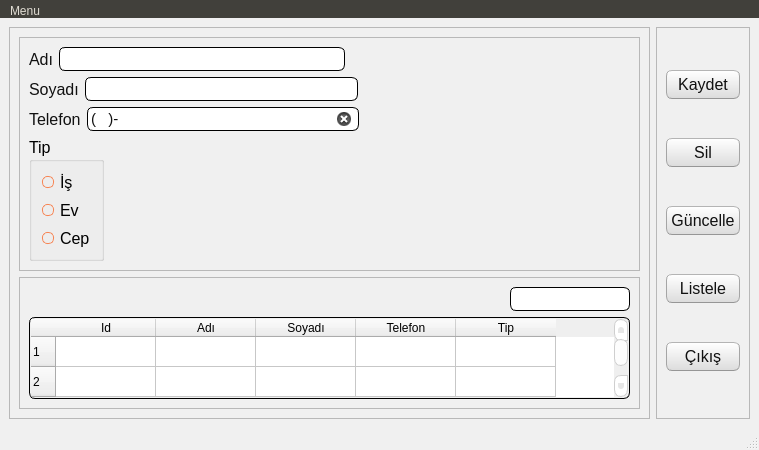
<?xml version="1.0" encoding="UTF-8"?>
<ui version="4.0">
 <class>TelefonRehberim</class>
 <widget class="QMainWindow" name="TelefonRehberim">
  <property name="geometry">
   <rect>
    <x>0</x>
    <y>0</y>
    <width>759</width>
    <height>450</height>
   </rect>
  </property>
  <property name="windowTitle">
   <string>Telefon Rehberi</string>
  </property>
  <property name="windowIcon">
   <iconset resource="ikonlarim.qrc">
    <normaloff>:/ikon/phone-40.png</normaloff>:/ikon/phone-40.png</iconset>
  </property>
  <property name="styleSheet">
   <string notr="true">
QMainWindow {
	background-color:#f0f0f0;
}
QCheckBox {
	padding:2px;
}
QCheckBox:hover {
	border-radius:4px;
	border-style:solid;
	border-width:1px;
	padding-left: 1px;
	padding-right: 1px;
	padding-bottom: 1px;
	padding-top: 1px;
	border-color: rgb(255,150,60);
	background-color:qlineargradient(spread:pad, x1:0.5, y1:1, x2:0.5, y2:0, stop:0 rgba(190, 90, 50, 50), stop:1 rgba(250, 130, 40, 50));
}
QCheckBox::indicator:checked {
	border-radius:4px;
	border-style:solid;
	border-width:1px;
	border-color: rgb(246, 134, 86);
  	background-color:rgb(246, 134, 86)
}
QCheckBox::indicator:unchecked {
	border-radius:4px;
	border-style:solid;
	border-width:1px;
	border-color:rgb(246, 134, 86);
  	background-color:rgb(255,255,255);
}
QColorDialog {
	background-color:#f0f0f0;
}
QComboBox {
	color:rgb(81,72,65);
	background: #ffffff;
}
QComboBox:editable {
	background: #ffffff;
	color: rgb(81,72,65);
	selection-color:rgb(81,72,65);
	selection-background-color: #ffffff;
}
QComboBox QAbstractItemView {
	color:rgb(81,72,65);	
	background: #ffffff;
	selection-color: #ffffff;
	selection-background-color: rgb(246, 134, 86);
}
QComboBox:!editable:on, QComboBox::drop-down:editable:on {
	color:  #1e1d23;	
	background: #ffffff;
}
QDateTimeEdit {
	color:rgb(81,72,65);
	background-color: #ffffff;
}
QDateEdit {
	color:rgb(81,72,65);
	background-color: #ffffff;
}
QDialog {
	background-color:#f0f0f0;
}
QDoubleSpinBox {
	color:rgb(81,72,65);
	background-color: #ffffff;
}
QFontComboBox {
	color:rgb(81,72,65);
	background-color: #ffffff;
}
QLabel {
	color:rgb(17,17,17);
}
QLineEdit {
	background-color:rgb(255,255,255);
	selection-background-color:rgb(236,116,64);
	color:rgb(17,17,17);
}
QMenuBar {
	color:rgb(223,219,210);
	background-color:rgb(65,64,59);
}
QMenuBar::item {
	padding-top:4px;
	padding-left:4px;
	padding-right:4px;
	color:rgb(223,219,210);
	background-color:rgb(65,64,59);
}
QMenuBar::item:selected {
	color:rgb(255,255,255);
	padding-top:2px;
	padding-left:2px;
	padding-right:2px;
	border-top-width:2px;
	border-left-width:2px;
	border-right-width:2px;
	border-top-right-radius:4px;
	border-top-left-radius:4px;
	border-style:solid;
	background-color:rgb(65,64,59);
	border-top-color: rgb(47,47,44);
	border-right-color: qlineargradient(spread:pad, x1:0, y1:1, x2:1, y2:0, stop:0 rgba(90, 87, 78, 255), stop:1 rgba(47,47,44, 255));
	border-left-color:  qlineargradient(spread:pad, x1:1, y1:0, x2:0, y2:0, stop:0 rgba(90, 87, 78, 255), stop:1 rgba(47,47,44, 255));
}
QMenu {
	color:rgb(223,219,210);
	background-color:rgb(65,64,59);
}
QMenu::item {
	color:rgb(223,219,210);
	padding-left:20px;
	padding-top:4px;
	padding-bottom:4px;
	padding-right:10px;
}
QMenu::item:selected {
	color:rgb(255,255,255);
	background-color: qlineargradient(spread:pad, x1:0.5, y1:1, x2:0.5, y2:0, stop:0 rgba(225, 108, 54, 255), stop:1 rgba(246, 134, 86, 255));
	border-style:solid;
	border-width:3px;
	padding-left:17px;
	padding-top:4px;
	padding-bottom:4px;
	padding-right:7px;
	border-bottom-color:qlineargradient(spread:pad, x1:0.5, y1:1, x2:0.5, y2:0, stop:0 rgba(175,85,48,255), stop:1 rgba(236,114,67, 255));
	border-top-color:qlineargradient(spread:pad, x1:0.5, y1:1, x2:0.5, y2:0, stop:0 rgba(253,156,113,255), stop:1 rgba(205,90,46, 255));
	border-right-color:qlineargradient(spread:pad, x1:0, y1:0.5, x2:1, y2:0.5, stop:0 rgba(253,156,113,255), stop:1 rgba(205,90,46, 255));
	border-left-color:qlineargradient(spread:pad, x1:1, y1:0.5, x2:0, y2:0.5, stop:0 rgba(253,156,113,255), stop:1 rgba(205,90,46, 255));
}
QPlainTextEdit {
	border-width: 1px;
	border-style: solid;
	border-color:transparent;
	color:rgb(17,17,17);
	selection-background-color:rgb(236,116,64);
}
QProgressBar {
	text-align: center;
	color: rgb(0, 0, 0);
	border-width: 1px; 
	border-radius: 10px;
	border-style: inset;
	border-color: rgb(150,150,150);
	background-color:rgb(221,221,219);
}
QProgressBar::chunk:horizontal {
	background-color: qlineargradient(spread:pad, x1:0.5, y1:1, x2:0.5, y2:0, stop:0 rgba(225, 108, 54, 255), stop:1 rgba(246, 134, 86, 255));
	border-style: solid;
	border-radius:8px;
	border-width:1px;
	border-bottom-color:qlineargradient(spread:pad, x1:0.5, y1:1, x2:0.5, y2:0, stop:0 rgba(175,85,48,255), stop:1 rgba(236,114,67, 255));
	border-top-color:qlineargradient(spread:pad, x1:0.5, y1:1, x2:0.5, y2:0, stop:0 rgba(253,156,113,255), stop:1 rgba(205,90,46, 255));
	border-right-color:qlineargradient(spread:pad, x1:0, y1:0.5, x2:1, y2:0.5, stop:0 rgba(253,156,113,255), stop:1 rgba(205,90,46, 255));
	border-left-color:qlineargradient(spread:pad, x1:1, y1:0.5, x2:0, y2:0.5, stop:0 rgba(253,156,113,255), stop:1 rgba(205,90,46, 255));
}
QPushButton{
	color:rgb(17,17,17);
	border-width: 1px;
	border-radius: 6px;
	border-bottom-color: rgb(150,150,150);
	border-right-color: rgb(165,165,165);
	border-left-color: rgb(165,165,165);
	border-top-color: rgb(180,180,180);
	border-style: solid;
	padding: 4px;
	background-color: qlineargradient(spread:pad, x1:0.5, y1:1, x2:0.5, y2:0, stop:0 rgba(220, 220, 220, 255), stop:1 rgba(255, 255, 255, 255));
}
QPushButton:hover{
	color:rgb(17,17,17);
	border-width: 1px;
	border-radius:6px;
	border-top-color: rgb(255,150,60);
	border-right-color: qlineargradient(spread:pad, x1:0, y1:1, x2:1, y2:0, stop:0 rgba(200, 70, 20, 255), stop:1 rgba(255,150,60, 255));
	border-left-color:  qlineargradient(spread:pad, x1:1, y1:0, x2:0, y2:0, stop:0 rgba(200, 70, 20, 255), stop:1 rgba(255,150,60, 255));
	border-bottom-color: rgb(200,70,20);
	border-style: solid;
	padding: 2px;
	background-color: qlineargradient(spread:pad, x1:0.5, y1:1, x2:0.5, y2:0, stop:0 rgba(220, 220, 220, 255), stop:1 rgba(255, 255, 255, 255));
}
QPushButton:default{
	color:rgb(17,17,17);
	border-width: 1px;
	border-radius:6px;
	border-top-color: rgb(255,150,60);
	border-right-color: qlineargradient(spread:pad, x1:0, y1:1, x2:1, y2:0, stop:0 rgba(200, 70, 20, 255), stop:1 rgba(255,150,60, 255));
	border-left-color:  qlineargradient(spread:pad, x1:1, y1:0, x2:0, y2:0, stop:0 rgba(200, 70, 20, 255), stop:1 rgba(255,150,60, 255));
	border-bottom-color: rgb(200,70,20);
	border-style: solid;
	padding: 2px;
	background-color: qlineargradient(spread:pad, x1:0.5, y1:1, x2:0.5, y2:0, stop:0 rgba(220, 220, 220, 255), stop:1 rgba(255, 255, 255, 255));
}
QPushButton:pressed{
	color:rgb(17,17,17);
	border-width: 1px;
	border-radius: 6px;
	border-width: 1px;
	border-top-color: rgba(255,150,60,200);
	border-right-color: qlineargradient(spread:pad, x1:0, y1:1, x2:1, y2:0, stop:0 rgba(200, 70, 20, 255), stop:1 rgba(255,150,60, 200));
	border-left-color:  qlineargradient(spread:pad, x1:1, y1:0, x2:0, y2:0, stop:0 rgba(200, 70, 20, 255), stop:1 rgba(255,150,60, 200));
	border-bottom-color: rgba(200,70,20,200);
	border-style: solid;
	padding: 2px;
	background-color: qlineargradient(spread:pad, x1:0.5, y1:0, x2:0.5, y2:1, stop:0 rgba(220, 220, 220, 255), stop:1 rgba(255, 255, 255, 255));
}
QPushButton:disabled{
	color:rgb(174,167,159);
	border-width: 1px;
	border-radius: 6px;
	background-color: qlineargradient(spread:pad, x1:0.5, y1:1, x2:0.5, y2:0, stop:0 rgba(200, 200, 200, 255), stop:1 rgba(230, 230, 230, 255));
}
QRadioButton {
	padding: 1px;
}
QRadioButton::indicator:checked {
	height: 10px;
	width: 10px;
	border-style:solid;
	border-radius:5px;
	border-width: 1px;
	border-color: rgba(246, 134, 86, 255);
	color: #a9b7c6;
	background-color:rgba(246, 134, 86, 255);
}
QRadioButton::indicator:!checked {
	height: 10px;
	width: 10px;
	border-style:solid;
	border-radius:5px;
	border-width: 1px;
	border-color: rgb(246, 134, 86);
	color: #a9b7c6;
	background-color: transparent;
}
QScrollArea {
	color: #FFFFFF;
	background-color:#f0f0f0;
}
QSlider::groove {
	border-style: solid;
	border-width: 1px;
	border-color: rgb(207,207,207);
}
QSlider::groove:horizontal {
	height: 5px;
	background: rgb(246, 134, 86);
}
QSlider::groove:vertical {
	width: 5px;
	background: rgb(246, 134, 86);
}
QSlider::handle:horizontal {
	background: rgb(253,253,253);
	border-style: solid;
	border-width: 1px;
	border-color: rgb(207,207,207);
	width: 12px;
	margin: -5px 0;
	border-radius: 7px;
}
QSlider::handle:vertical {
	background: rgb(253,253,253);
	border-style: solid;
	border-width: 1px;
	border-color: rgb(207,207,207);
	height: 12px;
	margin: 0 -5px;
	border-radius: 7px;
}
QSlider::add-page:horizontal {
 	background: white;
}
QSlider::add-page:vertical {
	background: white;
}
QSlider::sub-page:horizontal {
	background: rgb(246, 134, 86);
}
QSlider::sub-page:vertical {
  	background: rgb(246, 134, 86);
}
QStatusBar {
	color:rgb(81,72,65);
}
QSpinBox {
	color:rgb(81,72,65);
	background-color: #ffffff;
}
QScrollBar:horizontal {
	max-height: 20px;
	border: 1px transparent grey;
	margin: 0px 20px 0px 20px;
}
QScrollBar::handle:horizontal {
	background: rgb(253,253,253);
	border-style: solid;
	border-width: 1px;
	border-color: rgb(207,207,207);
	border-radius: 7px;
	min-width: 25px;
}
QScrollBar::handle:horizontal:hover {
	background: rgb(253,253,253);
	border-style: solid;
	border-width: 1px;
	border-color: rgb(255,150,60);
	border-radius: 7px;
	min-width: 25px;
}
QScrollBar::add-line:horizontal {
  	border: 1px solid;
  	border-color: rgb(207,207,207);
  	border-top-right-radius: 7px;
  	border-top-left-radius: 7px;
  	border-bottom-right-radius: 7px;
  	background: rgb(255, 255, 255);
  	width: 20px;
  	subcontrol-position: right;
  	subcontrol-origin: margin;
}
QScrollBar::add-line:horizontal:hover {
  	border: 1px solid;
  	border-top-right-radius: 7px;
  	border-top-left-radius: 7px;
  	border-bottom-right-radius: 7px;
  	border-color: rgb(255,150,60);
  	background: rgb(255, 255, 255);
  	width: 20px;
  	subcontrol-position: right;
  	subcontrol-origin: margin;
}
QScrollBar::add-line:horizontal:pressed {
  	border: 1px solid grey;
  	border-top-left-radius: 7px;
  	border-top-right-radius: 7px;
  	border-bottom-right-radius: 7px;
  	background: rgb(231,231,231);
  	width: 20px;
  	subcontrol-position: right;
  	subcontrol-origin: margin;
}
QScrollBar::sub-line:horizontal {
  	border: 1px solid;
  	border-color: rgb(207,207,207);
  	border-top-right-radius: 7px;
  	border-top-left-radius: 7px;
  	border-bottom-left-radius: 7px;
  	background: rgb(255, 255, 255);
  	width: 20px;
  	subcontrol-position: left;
  	subcontrol-origin: margin;
}
QScrollBar::sub-line:horizontal:hover {
  	border: 1px solid;
  	border-color: rgb(255,150,60);
  	border-top-right-radius: 7px;
  	border-top-left-radius: 7px;
  	border-bottom-left-radius: 7px;
  	background: rgb(255, 255, 255);
  	width: 20px;
  	subcontrol-position: left;
  	subcontrol-origin: margin;
}
QScrollBar::sub-line:horizontal:pressed {
  	border: 1px solid grey;
  	border-top-right-radius: 7px;
  	border-top-left-radius: 7px;
  	border-bottom-left-radius: 7px;
  	background: rgb(231,231,231);
  	width: 20px;
  	subcontrol-position: left;
  	subcontrol-origin: margin;
}
QScrollBar::left-arrow:horizontal {
  	border: 1px transparent grey;
  	border-top-left-radius: 3px;
  	border-bottom-left-radius: 3px;
  	width: 6px;
  	height: 6px;
  	background: rgb(230,230,230);
}
QScrollBar::right-arrow:horizontal {
	border: 1px transparent grey;
	border-top-right-radius: 3px;
	border-bottom-right-radius: 3px;
  	width: 6px;
  	height: 6px;
 	background: rgb(230,230,230);
}
QScrollBar::add-page:horizontal, QScrollBar::sub-page:horizontal {
 	background: none;
} 
QScrollBar:vertical {
	max-width: 20px;
	border: 1px transparent grey;
	margin: 20px 0px 20px 0px;
}
QScrollBar::add-line:vertical {
	border: 1px solid;
	border-color: rgb(207,207,207);
	border-bottom-right-radius: 7px;
	border-bottom-left-radius: 7px;
	border-top-left-radius: 7px;
	background: rgb(255, 255, 255);
  	height: 20px;
  	subcontrol-position: bottom;
  	subcontrol-origin: margin;
}
QScrollBar::add-line:vertical:hover {
  	border: 1px solid;
  	border-color: rgb(255,150,60);
  	border-bottom-right-radius: 7px;
  	border-bottom-left-radius: 7px;
  	border-top-left-radius: 7px;
  	background: rgb(255, 255, 255);
  	height: 20px;
  	subcontrol-position: bottom;
  	subcontrol-origin: margin;
}
QScrollBar::add-line:vertical:pressed {
  	border: 1px solid grey;
  	border-bottom-left-radius: 7px;
  	border-bottom-right-radius: 7px;
  	border-top-left-radius: 7px;
  	background: rgb(231,231,231);
  	height: 20px;
  	subcontrol-position: bottom;
  	subcontrol-origin: margin;
}
QScrollBar::sub-line:vertical {
  	border: 1px solid;
  	border-color: rgb(207,207,207);
  	border-top-right-radius: 7px;
  	border-top-left-radius: 7px;
  	border-bottom-left-radius: 7px;
  	background: rgb(255, 255, 255);
  	height: 20px;
  	subcontrol-position: top;
  	subcontrol-origin: margin;
}
QScrollBar::sub-line:vertical:hover {
  	border: 1px solid;
  	border-color: rgb(255,150,60);
  	border-top-right-radius: 7px;
  	border-top-left-radius: 7px;
  	border-bottom-left-radius: 7px;
	background: rgb(255, 255, 255);
  	height: 20px;
  	subcontrol-position: top;
  	subcontrol-origin: margin;
}
QScrollBar::sub-line:vertical:pressed {
  	border: 1px solid grey;
  	border-top-left-radius: 7px;
  	border-top-right-radius: 7px;
  	background: rgb(231,231,231);
 	height: 20px;
  	subcontrol-position: top;
  	subcontrol-origin: margin;
}
QScrollBar::handle:vertical {
	background: rgb(253,253,253);
	border-style: solid;
	border-width: 1px;
	border-color: rgb(207,207,207);
	border-radius: 7px;
	min-height: 25px;
}
QScrollBar::handle:vertical:hover {
	background: rgb(253,253,253);
	border-style: solid;
	border-width: 1px;
	border-color: rgb(255,150,60);
	border-radius: 7px;
	min-height: 25px;
}
QScrollBar::up-arrow:vertical {
	border: 1px transparent grey;
  	border-top-left-radius: 3px;
	border-top-right-radius: 3px;
  	width: 6px;
  	height: 6px;
  	background: rgb(230,230,230);
}
QScrollBar::down-arrow:vertical {
  	border: 1px transparent grey;
  	border-bottom-left-radius: 3px;
  	border-bottom-right-radius: 3px;
  	width: 6px;
  	height: 6px;
  	background: rgb(230,230,230);
}
QScrollBar::add-page:vertical, QScrollBar::sub-page:vertical {
  	background: none;
}
QTabWidget {
	color:rgb(0,0,0);
	background-color:rgb(247,246,246);
}
QTabWidget::pane {
	border-color: rgb(180,180,180);
	background-color:rgb(247,246,246);
	border-style: solid;
	border-width: 1px;
  	border-radius: 6px;
}
QTabBar::tab {
	padding-left:4px;
	padding-right:4px;
	padding-bottom:2px;
	padding-top:2px;
	color:rgb(81,72,65);
  	background-color: qlineargradient(spread:pad, x1:0.5, y1:1, x2:0.5, y2:0, stop:0 rgba(221,218,217,255), stop:1 rgba(240,239,238,255));
	border-style: solid;
	border-width: 1px;
  	border-top-right-radius:4px;
	border-top-left-radius:4px;
	border-top-color: rgb(180,180,180);
	border-left-color: rgb(180,180,180);
	border-right-color: rgb(180,180,180);
	border-bottom-color: transparent;
}
QTabBar::tab:selected, QTabBar::tab:last:selected, QTabBar::tab:hover {
  	background-color:rgb(247,246,246);
  	margin-left: 0px;
  	margin-right: 1px;
}
QTabBar::tab:!selected {
	margin-top: 1px;
	margin-right: 1px;
}
QTextEdit {
	border-width: 1px;
	border-style: solid;
	border-color:transparent;
	color:rgb(17,17,17);
	selection-background-color:rgb(236,116,64);
}
QTimeEdit {
	color:rgb(81,72,65);
	background-color: #ffffff;
}
QToolBox {
	color:rgb(81,72,65);
	background-color: #ffffff;
}
QToolBox::tab {
	color:rgb(81,72,65);
	background-color: #ffffff;
}
QToolBox::tab:selected {
	color:rgb(81,72,65);
	background-color: #ffffff;
}
QLineEdit {	
    border-radius:6px;
	border-style:solid;
	border-width:1px;
	padding-left: 1px;
	padding-right: 1px;
	padding-bottom: 1px;
	padding-top: 1px;
}

QTableWidget {	
    border-radius:6px;
	border-style:solid;
	border-width:1px;
	padding-left: 1px;
	padding-right: 1px;
	padding-bottom: 1px;
	padding-top: 1px;
}</string>
  </property>
  <widget class="QWidget" name="centralwidget">
   <layout class="QHBoxLayout" name="horizontalLayout">
    <item>
     <widget class="QFrame" name="frame">
      <property name="frameShape">
       <enum>QFrame::StyledPanel</enum>
      </property>
      <property name="frameShadow">
       <enum>QFrame::Raised</enum>
      </property>
      <layout class="QVBoxLayout" name="verticalLayout">
       <item>
        <widget class="QFrame" name="frame_3">
         <property name="frameShape">
          <enum>QFrame::StyledPanel</enum>
         </property>
         <property name="frameShadow">
          <enum>QFrame::Raised</enum>
         </property>
         <layout class="QVBoxLayout" name="verticalLayout_3">
          <item>
           <layout class="QHBoxLayout" name="horizontalLayout_2">
            <item>
             <widget class="QLabel" name="label">
              <property name="font">
               <font>
                <pointsize>12</pointsize>
               </font>
              </property>
              <property name="text">
               <string>Adı</string>
              </property>
             </widget>
            </item>
            <item>
             <widget class="QLineEdit" name="lineEdit_adi">
              <property name="font">
               <font>
                <pointsize>11</pointsize>
               </font>
              </property>
              <property name="styleSheet">
               <string notr="true"/>
              </property>
              <property name="clearButtonEnabled">
               <bool>true</bool>
              </property>
             </widget>
            </item>
            <item>
             <spacer name="horizontalSpacer_3">
              <property name="orientation">
               <enum>Qt::Horizontal</enum>
              </property>
              <property name="sizeHint" stdset="0">
               <size>
                <width>40</width>
                <height>20</height>
               </size>
              </property>
             </spacer>
            </item>
           </layout>
          </item>
          <item>
           <layout class="QHBoxLayout" name="horizontalLayout_3">
            <item>
             <widget class="QLabel" name="label_2">
              <property name="font">
               <font>
                <pointsize>12</pointsize>
               </font>
              </property>
              <property name="text">
               <string>Soyadı</string>
              </property>
             </widget>
            </item>
            <item>
             <widget class="QLineEdit" name="lineEdit_soyadi">
              <property name="font">
               <font>
                <pointsize>11</pointsize>
               </font>
              </property>
              <property name="clearButtonEnabled">
               <bool>true</bool>
              </property>
             </widget>
            </item>
            <item>
             <spacer name="horizontalSpacer_4">
              <property name="orientation">
               <enum>Qt::Horizontal</enum>
              </property>
              <property name="sizeHint" stdset="0">
               <size>
                <width>40</width>
                <height>20</height>
               </size>
              </property>
             </spacer>
            </item>
           </layout>
          </item>
          <item>
           <layout class="QHBoxLayout" name="horizontalLayout_4">
            <item>
             <widget class="QLabel" name="label_3">
              <property name="font">
               <font>
                <pointsize>12</pointsize>
               </font>
              </property>
              <property name="text">
               <string>Telefon</string>
              </property>
             </widget>
            </item>
            <item>
             <widget class="QLineEdit" name="lineEdit_telefon">
              <property name="font">
               <font>
                <pointsize>11</pointsize>
               </font>
              </property>
              <property name="inputMask">
               <string>(999)-999 99 99</string>
              </property>
              <property name="clearButtonEnabled">
               <bool>true</bool>
              </property>
             </widget>
            </item>
            <item>
             <spacer name="horizontalSpacer_5">
              <property name="orientation">
               <enum>Qt::Horizontal</enum>
              </property>
              <property name="sizeHint" stdset="0">
               <size>
                <width>40</width>
                <height>20</height>
               </size>
              </property>
             </spacer>
            </item>
           </layout>
          </item>
          <item>
           <layout class="QHBoxLayout" name="horizontalLayout_6">
            <item>
             <widget class="QGroupBox" name="groupBox">
              <property name="font">
               <font>
                <pointsize>12</pointsize>
               </font>
              </property>
              <property name="title">
               <string>Tip</string>
              </property>
              <layout class="QVBoxLayout" name="verticalLayout_4">
               <item>
                <widget class="QRadioButton" name="radioButton_is">
                 <property name="font">
                  <font>
                   <pointsize>12</pointsize>
                  </font>
                 </property>
                 <property name="text">
                  <string>İş</string>
                 </property>
                </widget>
               </item>
               <item>
                <widget class="QRadioButton" name="radioButton_ev">
                 <property name="font">
                  <font>
                   <pointsize>12</pointsize>
                  </font>
                 </property>
                 <property name="text">
                  <string>Ev</string>
                 </property>
                </widget>
               </item>
               <item>
                <widget class="QRadioButton" name="radioButton_cep">
                 <property name="font">
                  <font>
                   <pointsize>12</pointsize>
                  </font>
                 </property>
                 <property name="text">
                  <string>Cep</string>
                 </property>
                </widget>
               </item>
              </layout>
             </widget>
            </item>
            <item>
             <spacer name="horizontalSpacer_2">
              <property name="orientation">
               <enum>Qt::Horizontal</enum>
              </property>
              <property name="sizeHint" stdset="0">
               <size>
                <width>40</width>
                <height>20</height>
               </size>
              </property>
             </spacer>
            </item>
           </layout>
          </item>
         </layout>
        </widget>
       </item>
       <item>
        <widget class="QFrame" name="frame_4">
         <property name="frameShape">
          <enum>QFrame::StyledPanel</enum>
         </property>
         <property name="frameShadow">
          <enum>QFrame::Raised</enum>
         </property>
         <layout class="QVBoxLayout" name="verticalLayout_5">
          <item>
           <layout class="QHBoxLayout" name="horizontalLayout_5">
            <item>
             <spacer name="horizontalSpacer">
              <property name="orientation">
               <enum>Qt::Horizontal</enum>
              </property>
              <property name="sizeHint" stdset="0">
               <size>
                <width>40</width>
                <height>20</height>
               </size>
              </property>
             </spacer>
            </item>
            <item>
             <widget class="QLineEdit" name="lineEdit_ara">
              <property name="maximumSize">
               <size>
                <width>120</width>
                <height>16777215</height>
               </size>
              </property>
              <property name="font">
               <font>
                <pointsize>11</pointsize>
               </font>
              </property>
              <property name="layoutDirection">
               <enum>Qt::LeftToRight</enum>
              </property>
              <property name="alignment">
               <set>Qt::AlignRight|Qt::AlignTrailing|Qt::AlignVCenter</set>
              </property>
             </widget>
            </item>
           </layout>
          </item>
          <item>
           <widget class="QTableWidget" name="tableWidget_tablo">
            <property name="sizePolicy">
             <sizepolicy hsizetype="Expanding" vsizetype="Expanding">
              <horstretch>0</horstretch>
              <verstretch>0</verstretch>
             </sizepolicy>
            </property>
            <property name="font">
             <font>
              <pointsize>8</pointsize>
             </font>
            </property>
            <property name="rowCount">
             <number>100</number>
            </property>
            <row/>
            <row/>
            <row/>
            <row/>
            <row/>
            <row/>
            <row/>
            <row/>
            <row/>
            <row/>
            <row/>
            <row/>
            <row/>
            <row/>
            <row/>
            <row/>
            <row/>
            <row/>
            <row/>
            <row/>
            <row/>
            <row/>
            <row/>
            <row/>
            <row/>
            <row/>
            <row/>
            <row/>
            <row/>
            <row/>
            <row/>
            <row/>
            <row/>
            <row/>
            <row/>
            <row/>
            <row/>
            <row/>
            <row/>
            <row/>
            <row/>
            <row/>
            <row/>
            <row/>
            <row/>
            <row/>
            <row/>
            <row/>
            <row/>
            <row/>
            <row/>
            <row/>
            <row/>
            <row/>
            <row/>
            <row/>
            <row/>
            <row/>
            <row/>
            <row/>
            <row/>
            <row/>
            <row/>
            <row/>
            <row/>
            <row/>
            <row/>
            <row/>
            <row/>
            <row/>
            <row/>
            <row/>
            <row/>
            <row/>
            <row/>
            <row/>
            <row/>
            <row/>
            <row/>
            <row/>
            <row/>
            <row/>
            <row/>
            <row/>
            <row/>
            <row/>
            <row/>
            <row/>
            <row/>
            <row/>
            <row/>
            <row/>
            <row/>
            <row/>
            <row/>
            <row/>
            <row/>
            <row/>
            <row/>
            <row/>
            <column>
             <property name="text">
              <string>Id</string>
             </property>
            </column>
            <column>
             <property name="text">
              <string>Adı</string>
             </property>
            </column>
            <column>
             <property name="text">
              <string>Soyadı</string>
             </property>
            </column>
            <column>
             <property name="text">
              <string>Telefon</string>
             </property>
            </column>
            <column>
             <property name="text">
              <string>Tip</string>
             </property>
            </column>
           </widget>
          </item>
         </layout>
        </widget>
       </item>
      </layout>
     </widget>
    </item>
    <item>
     <widget class="QFrame" name="frame_2">
      <property name="frameShape">
       <enum>QFrame::StyledPanel</enum>
      </property>
      <property name="frameShadow">
       <enum>QFrame::Raised</enum>
      </property>
      <layout class="QVBoxLayout" name="verticalLayout_2">
       <item>
        <widget class="QPushButton" name="pushButton_kaydet">
         <property name="font">
          <font>
           <pointsize>12</pointsize>
          </font>
         </property>
         <property name="text">
          <string>Kaydet</string>
         </property>
         <property name="icon">
          <iconset resource="ikonlarim.qrc">
           <normaloff>:/ikon/save-40.png</normaloff>:/ikon/save-40.png</iconset>
         </property>
         <property name="iconSize">
          <size>
           <width>40</width>
           <height>40</height>
          </size>
         </property>
        </widget>
       </item>
       <item>
        <widget class="QPushButton" name="pushButton_sil">
         <property name="font">
          <font>
           <pointsize>12</pointsize>
          </font>
         </property>
         <property name="text">
          <string>Sil</string>
         </property>
         <property name="icon">
          <iconset resource="ikonlarim.qrc">
           <normaloff>:/ikon/delete-48.png</normaloff>:/ikon/delete-48.png</iconset>
         </property>
         <property name="iconSize">
          <size>
           <width>40</width>
           <height>40</height>
          </size>
         </property>
        </widget>
       </item>
       <item>
        <widget class="QPushButton" name="pushButton_guncelle">
         <property name="font">
          <font>
           <pointsize>12</pointsize>
          </font>
         </property>
         <property name="text">
          <string>Güncelle</string>
         </property>
         <property name="icon">
          <iconset resource="ikonlarim.qrc">
           <normaloff>:/ikon/update-48.png</normaloff>:/ikon/update-48.png</iconset>
         </property>
         <property name="iconSize">
          <size>
           <width>40</width>
           <height>40</height>
          </size>
         </property>
        </widget>
       </item>
       <item>
        <widget class="QPushButton" name="pushButton_listele">
         <property name="font">
          <font>
           <pointsize>12</pointsize>
          </font>
         </property>
         <property name="layoutDirection">
          <enum>Qt::LeftToRight</enum>
         </property>
         <property name="text">
          <string>Listele</string>
         </property>
         <property name="icon">
          <iconset resource="ikonlarim.qrc">
           <normaloff>:/ikon/list-48.png</normaloff>:/ikon/list-48.png</iconset>
         </property>
         <property name="iconSize">
          <size>
           <width>40</width>
           <height>40</height>
          </size>
         </property>
        </widget>
       </item>
       <item>
        <widget class="QPushButton" name="pushButton_cikis">
         <property name="font">
          <font>
           <pointsize>12</pointsize>
          </font>
         </property>
         <property name="text">
          <string>Çıkış</string>
         </property>
         <property name="icon">
          <iconset resource="ikonlarim.qrc">
           <normaloff>:/ikon/exit-48.png</normaloff>:/ikon/exit-48.png</iconset>
         </property>
         <property name="iconSize">
          <size>
           <width>40</width>
           <height>40</height>
          </size>
         </property>
        </widget>
       </item>
      </layout>
     </widget>
    </item>
   </layout>
  </widget>
  <widget class="QMenuBar" name="menubar">
   <property name="geometry">
    <rect>
     <x>0</x>
     <y>0</y>
     <width>759</width>
     <height>20</height>
    </rect>
   </property>
   <widget class="QMenu" name="menuMenu">
    <property name="title">
     <string>Menu</string>
    </property>
    <addaction name="action_Kaydet"/>
    <addaction name="action_Sil"/>
    <addaction name="action_Guncelle"/>
    <addaction name="action_Listele"/>
    <addaction name="action_cikis"/>
   </widget>
   <addaction name="menuMenu"/>
  </widget>
  <widget class="QStatusBar" name="statusbar"/>
  <action name="action_Kaydet">
   <property name="icon">
    <iconset resource="ikonlarim.qrc">
     <normaloff>:/ikon/save-40.png</normaloff>:/ikon/save-40.png</iconset>
   </property>
   <property name="text">
    <string>Kaydet</string>
   </property>
  </action>
  <action name="action_Sil">
   <property name="icon">
    <iconset resource="ikonlarim.qrc">
     <normaloff>:/ikon/delete-48.png</normaloff>:/ikon/delete-48.png</iconset>
   </property>
   <property name="text">
    <string>Sil</string>
   </property>
  </action>
  <action name="action_Guncelle">
   <property name="icon">
    <iconset resource="ikonlarim.qrc">
     <normaloff>:/ikon/update-48.png</normaloff>:/ikon/update-48.png</iconset>
   </property>
   <property name="text">
    <string>Güncelle</string>
   </property>
  </action>
  <action name="action_Listele">
   <property name="icon">
    <iconset resource="ikonlarim.qrc">
     <normaloff>:/ikon/list-48.png</normaloff>:/ikon/list-48.png</iconset>
   </property>
   <property name="text">
    <string>Listele</string>
   </property>
  </action>
  <action name="action_cikis">
   <property name="icon">
    <iconset resource="ikonlarim.qrc">
     <normaloff>:/ikon/exit-48.png</normaloff>:/ikon/exit-48.png</iconset>
   </property>
   <property name="text">
    <string>Çıkış</string>
   </property>
  </action>
 </widget>
 <resources>
  <include location="ikonlarim.qrc"/>
 </resources>
 <connections/>
</ui>
